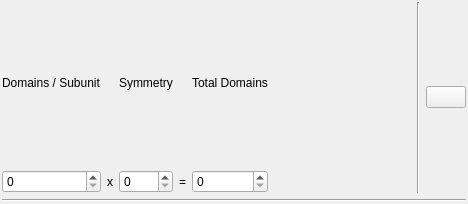
<?xml version="1.0" encoding="UTF-8"?>
<ui version="4.0">
 <class>Form</class>
 <widget class="QWidget" name="Form">
  <property name="geometry">
   <rect>
    <x>0</x>
    <y>0</y>
    <width>468</width>
    <height>204</height>
   </rect>
  </property>
  <property name="windowTitle">
   <string>Form</string>
  </property>
  <layout class="QVBoxLayout" name="verticalLayout">
   <property name="leftMargin">
    <number>2</number>
   </property>
   <property name="topMargin">
    <number>2</number>
   </property>
   <property name="rightMargin">
    <number>2</number>
   </property>
   <property name="bottomMargin">
    <number>2</number>
   </property>
   <item>
    <layout class="QGridLayout" name="settings_area">
     <item row="0" column="5" rowspan="2">
      <spacer name="horizontalSpacer">
       <property name="orientation">
        <enum>Qt::Horizontal</enum>
       </property>
       <property name="sizeHint" stdset="0">
        <size>
         <width>40</width>
         <height>20</height>
        </size>
       </property>
      </spacer>
     </item>
     <item row="0" column="4">
      <widget class="QLabel" name="label_5">
       <property name="frameShape">
        <enum>QFrame::NoFrame</enum>
       </property>
       <property name="frameShadow">
        <enum>QFrame::Sunken</enum>
       </property>
       <property name="lineWidth">
        <number>2</number>
       </property>
       <property name="midLineWidth">
        <number>2</number>
       </property>
       <property name="text">
        <string>Total Domains</string>
       </property>
       <property name="scaledContents">
        <bool>false</bool>
       </property>
       <property name="wordWrap">
        <bool>true</bool>
       </property>
      </widget>
     </item>
     <item row="0" column="7" rowspan="2">
      <widget class="QPushButton" name="update_domains_table_button">
       <property name="text">
        <string/>
       </property>
       <property name="autoDefault">
        <bool>false</bool>
       </property>
       <property name="default">
        <bool>false</bool>
       </property>
      </widget>
     </item>
     <item row="0" column="2">
      <widget class="QLabel" name="label_4">
       <property name="frameShape">
        <enum>QFrame::NoFrame</enum>
       </property>
       <property name="frameShadow">
        <enum>QFrame::Sunken</enum>
       </property>
       <property name="lineWidth">
        <number>2</number>
       </property>
       <property name="midLineWidth">
        <number>2</number>
       </property>
       <property name="text">
        <string>Symmetry</string>
       </property>
       <property name="scaledContents">
        <bool>false</bool>
       </property>
       <property name="wordWrap">
        <bool>true</bool>
       </property>
      </widget>
     </item>
     <item row="1" column="2">
      <widget class="QSpinBox" name="symmetry"/>
     </item>
     <item row="1" column="3">
      <widget class="QLabel" name="label_2">
       <property name="text">
        <string>=</string>
       </property>
       <property name="alignment">
        <set>Qt::AlignCenter</set>
       </property>
      </widget>
     </item>
     <item row="1" column="0">
      <widget class="QSpinBox" name="domains_per_subunit"/>
     </item>
     <item row="1" column="1">
      <widget class="QLabel" name="label">
       <property name="text">
        <string>x</string>
       </property>
       <property name="alignment">
        <set>Qt::AlignCenter</set>
       </property>
      </widget>
     </item>
     <item row="0" column="0">
      <widget class="QLabel" name="label_3">
       <property name="frameShape">
        <enum>QFrame::NoFrame</enum>
       </property>
       <property name="frameShadow">
        <enum>QFrame::Sunken</enum>
       </property>
       <property name="lineWidth">
        <number>2</number>
       </property>
       <property name="midLineWidth">
        <number>2</number>
       </property>
       <property name="text">
        <string>Domains / Subunit</string>
       </property>
       <property name="scaledContents">
        <bool>false</bool>
       </property>
       <property name="wordWrap">
        <bool>true</bool>
       </property>
      </widget>
     </item>
     <item row="1" column="4">
      <widget class="QSpinBox" name="total_domains"/>
     </item>
     <item row="0" column="6" rowspan="2">
      <widget class="Line" name="line_2">
       <property name="orientation">
        <enum>Qt::Vertical</enum>
       </property>
      </widget>
     </item>
    </layout>
   </item>
   <item>
    <widget class="Line" name="line">
     <property name="orientation">
      <enum>Qt::Horizontal</enum>
     </property>
    </widget>
   </item>
  </layout>
 </widget>
 <resources/>
 <connections/>
</ui>
